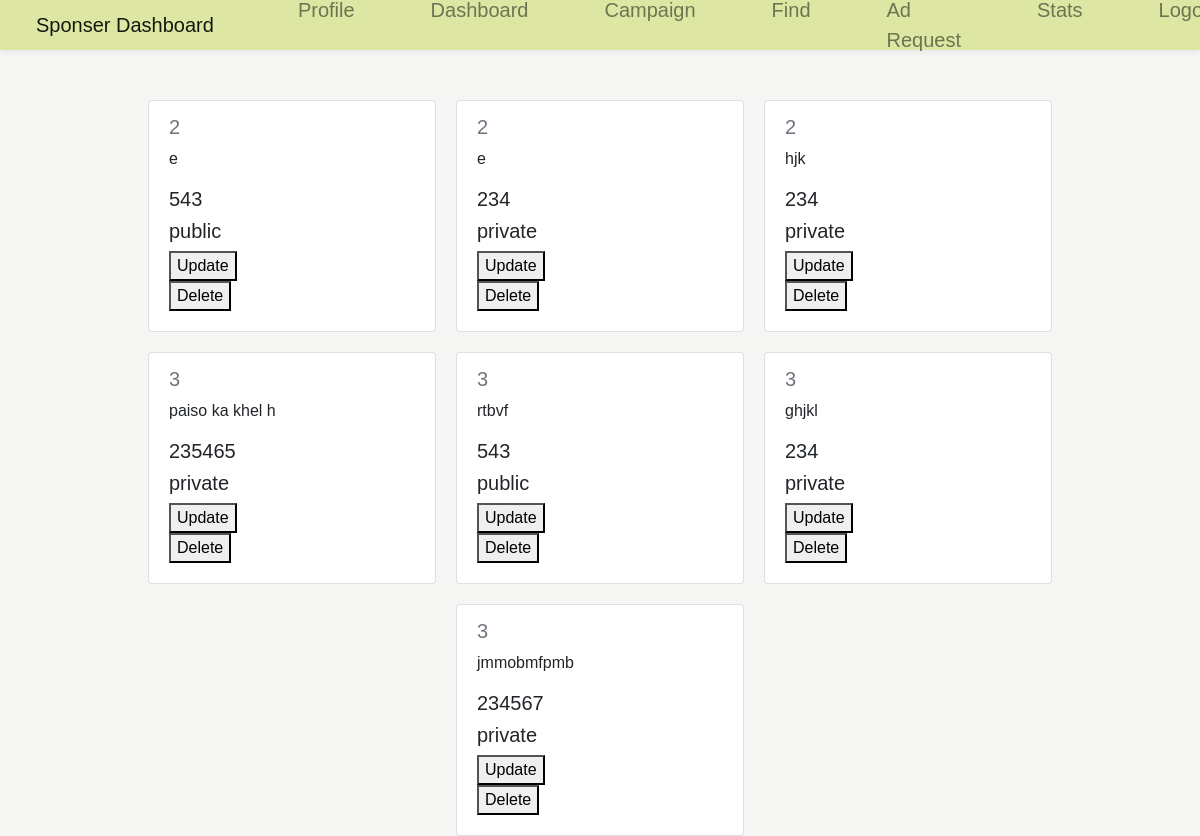
Page /go_to_request (signed in) on the committed database.
### models.py (models this page shows)
class Adreq(db.Model):
    id = db.Column(db.Integer, primary_key=True)
    campaign_id = db.Column(db.Integer, db.ForeignKey('campaign.id'),nullable = False)
    influencer_id = db.Column(db.Integer, db.ForeignKey('influencer.id'),nullable = True)
    message = db.Column(db.String(150), nullable=False)
    requirments = db.Column(db.String(150), nullable=False)
    payment = db.Column(db.String(150), nullable=False)
    status = db.Column(db.String(150), nullable=False)
    request_type = db.Column(db.String(50), nullable=False)  # 'public' or 'private

### app.py (the view)
@app.route("/go_to_request")
def go_to_request():
    b = []
    if 'username' in session:
        username = session['username']
        sponsor = Sponsor.query.filter_by(username=username).first()
        campaigns = Campaign.query.filter_by(sponsor_id=sponsor.id).all()
        for campaign in campaigns:
            add_reqst =Adreq.query.filter_by(campaign_id = campaign.id ).all()
            for add_reqs in add_reqst:
                b.append(add_reqs)
        print(b)
        return render_template('create_request_page.html',add_reqs=b )

### templates/create_request_page.html (shortened to what this page needs)
<!DOCTYPE html>
<html lang="en">
<head>
    <link rel="stylesheet" href="https://cdn.jsdelivr.net/npm/bootstrap@4.3.1/dist/css/bootstrap.min.css">
</head>
<body>
    <nav class="navbar navbar-expand-lg navbar-light fixed-top">
        <a class="navbar-brand" href="#">Sponser Dashboard</a>
        <div class="navbar-collapse">
            <ul class="navbar-nav mr-auto">
                <li class="nav-item">
                    <a class="nav-link" href= '/sponsor_profile' >Profile</a>
                </li>
                <li class="nav-item">
                    <a class="nav-link" href= '/sponsor_dashboard' >Dashboard</a>
                </li>
                <li class="nav-item">
                    <a class="nav-link" href='/go_to_campaign'>Campaign</a>
                </li>
                <li class="nav-item">
                    <a class="nav-link" href="/find_sponsor">Find</a>
                </li>
                <li class="nav-item">
                    <a class="nav-link" href="/go_to_request">Ad Request</a>
                </li>
                <li class="nav-item">
                    <a class="nav-link" href="/sponsor_stats">Stats</a>
                </li>
                <li class="nav-item">
                    <a class="nav-link" href="/logout">Logout</a>
                </li>
            </ul>
        </div>
    </nav>
    <div class="card-pkg">
        {% for add in add_reqs %}
        <div class="card">
            <div class="card-body">
                <h5 class="card-subtitle mb-2 text-muted">{{add.campaign_id}}</h5>
                <p class="card-text">{{add.requirments}}</p>
                <h5 class="campaign_budget">{{add.payment}}</h5>
                <h5 class="campaign_visibality">{{add.request_type}}</h5>
                <form method="get" action="/update_request/{{ add.id }}">
                    <button type="submit">Update</button>
                </form>
                <form method="post" action="/delete_request/{{add.id }}">
                    <button type="submit">Delete</button>
                </form>
            </div>
        </div>
        {% endfor %}
    </div>
</body>
</html>

### templates/create_request_page.html (style rules this page uses)
body { font-family: Arial, sans-serif; height: 100vh; margin: 0; background-color: #f6f6f5; display: flex; flex-direction: column; align-items: center; }
.navbar { width: 100%; height: 50px; background-color: #dde7a3; border-color: #121e13; box-shadow: 0 0 10px rgba(0, 0, 0, 0.1); position: fixed; top: 0; z-index: 1000; }
.navbar-brand { padding-left: 20px; }
.navbar-nav { font-size: 20px; margin-left: auto; }
.nav-item { padding-left: 60px; }
.card-pkg { display: flex; flex-wrap: wrap; justify-content: center; gap: 20px; margin-top: 100px; }
.card { width: 18rem; }

### rows in the picture
Adreq: campaign_id "2", requirments "e", payment "543", request_type "public"
Adreq: campaign_id "2", requirments "e", payment "234", request_type "private"
Adreq: campaign_id "2", requirments "hjk", payment "234", request_type "private"
Adreq: campaign_id "3", requirments "paiso ka khel h", payment "235465", request_type "private"
Adreq: campaign_id "3", requirments "rtbvf", payment "543", request_type "public"
Adreq: campaign_id "3", requirments "ghjkl", payment "234", request_type "private"
Adreq: campaign_id "3", requirments "jmmobmfpmb", payment "234567", request_type "private"
